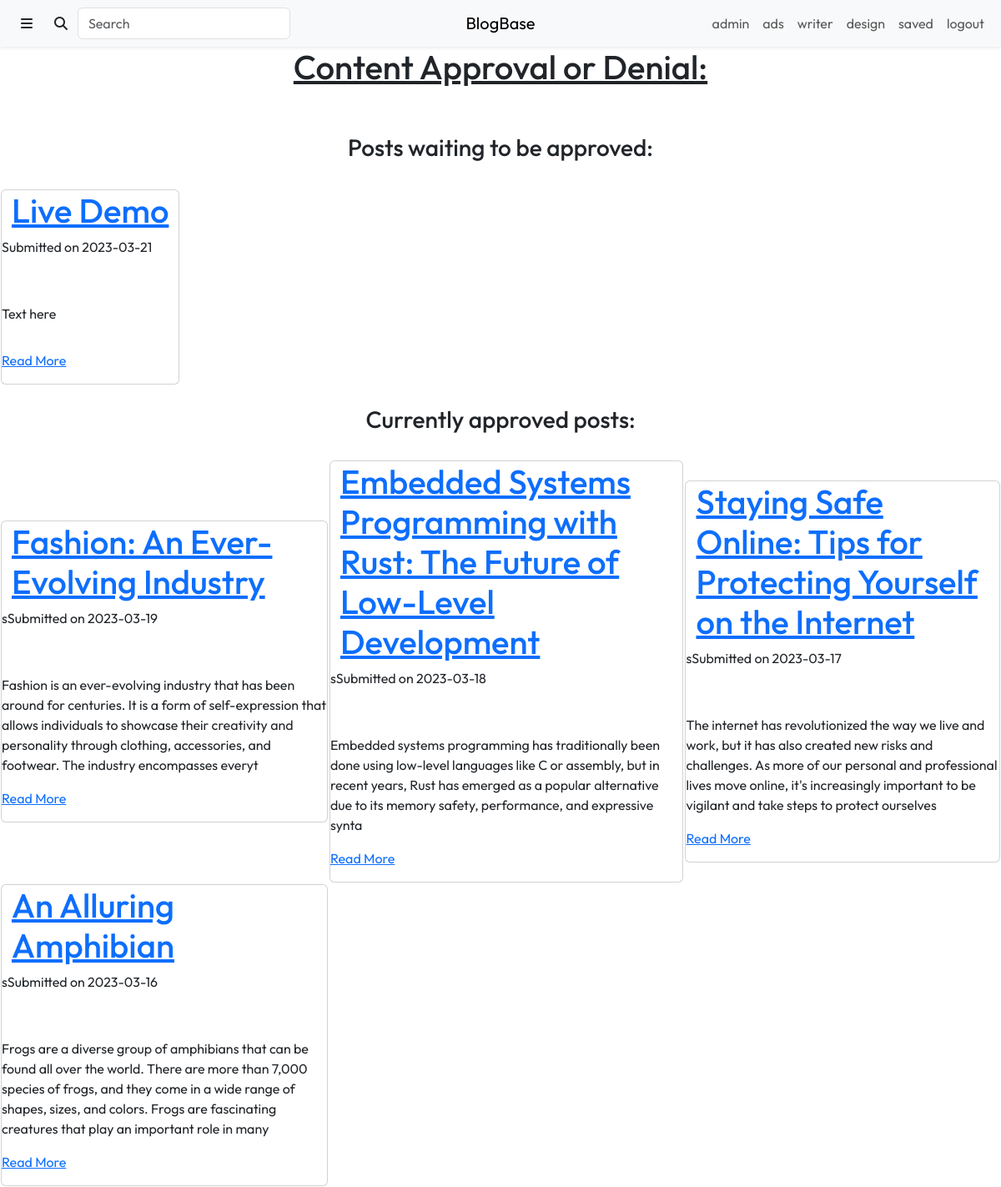
Before: /content/design_og.php (signed in) with the older database file.
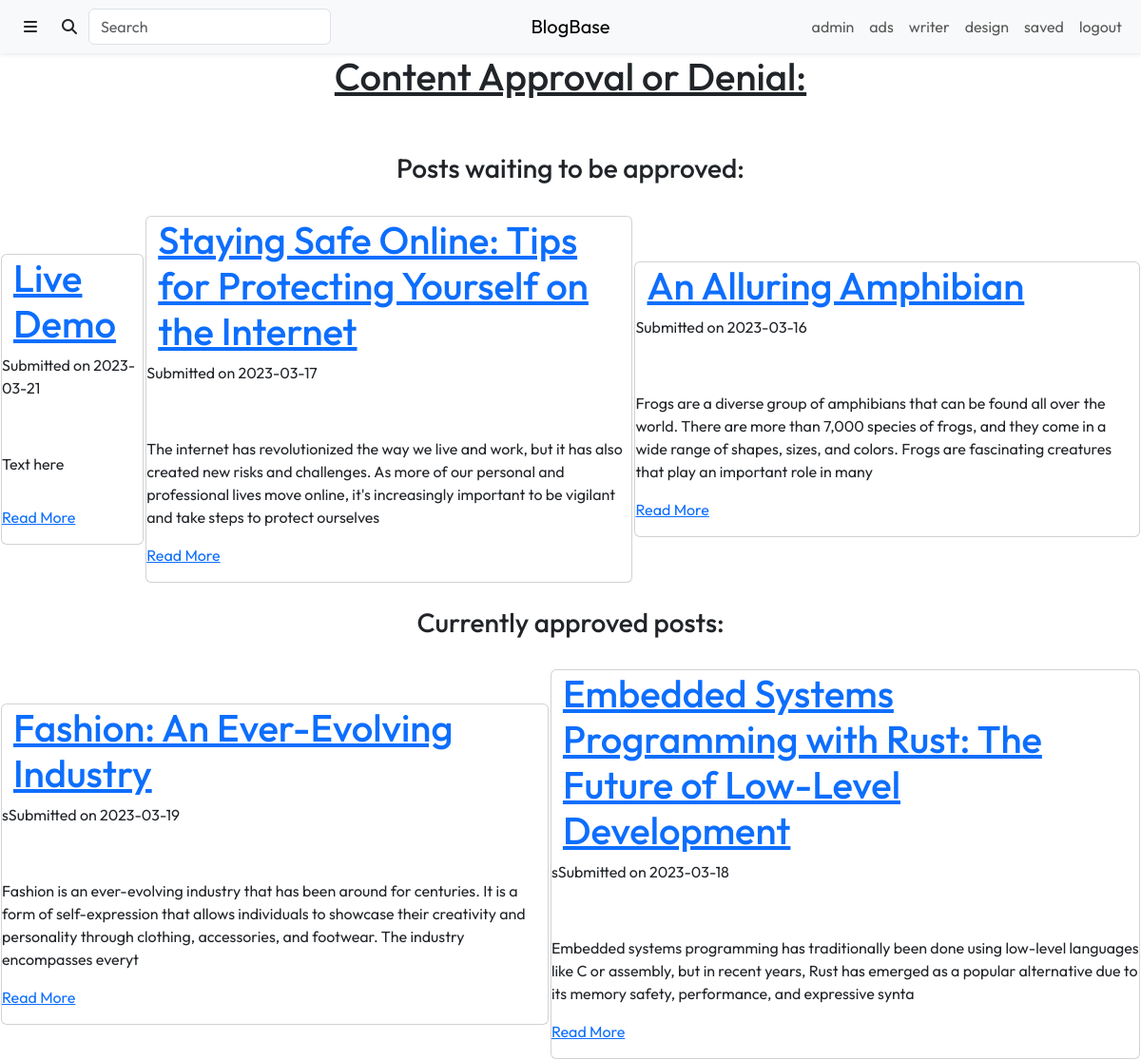
After: the same page with the newer database file.
### tables this page shows
CREATE TABLE `Articles` (
  `article_id` int(11) NOT NULL,
  `author_id` int(11) NOT NULL,
  `title` varchar(225) NOT NULL,
  `description` tinytext DEFAULT NULL,
  `lead_image` varchar(255) DEFAULT NULL,
  `content` longblob DEFAULT NULL,
  `submitted` tinyint(1) NOT NULL DEFAULT 0,
  `submit_date` date NOT NULL DEFAULT current_timestamp(),
  `approved` tinyint(1) NOT NULL DEFAULT 0,
  `click_number` int(11) NOT NULL DEFAULT 0
);

### include/user_info.inc.php (called while the page is built, shortened)
<?php
if (isset($_SESSION['username'])) {
    $user_query = "SELECT *
                   FROM Users
                   WHERE username = '" . $_SESSION['username'] . "';";
    $user_result = mysqli_query($con, $user_query);
    $user_info = $user_result->fetch_assoc();
}
?>

### content/design_og.php (the view, shortened to what this page needs)
<?php
require_once "../include/connect.inc.php";
include_once "../include/user_info.inc.php";
 ?>
<!DOCTYPE html>
<html lang="en">
    <head>
        <link rel="stylesheet" href="https://cdn.jsdelivr.net/npm/bootstrap@5.3.0-alpha1/dist/css/bootstrap.min.css">
        <link rel="stylesheet" href="https://cdnjs.cloudflare.com/ajax/libs/font-awesome/6.2.1/css/all.min.css">
        <link rel="stylesheet" href="./css/styles.css">
    </head>
    <body>
        <div class="header">
            <?php include "./views/header.php" ?>
        </div>
        <?php
        $current_user = $_SESSION['username'];
        $test_auth = "SELECT username
                      FROM `Users`
                      WHERE username = '$current_user' AND (admin = 1 OR designer = 1)";
        $help = $con->query($test_auth);
        if($help->num_rows > 0){
        ?>
            <center><h1><u>Content Approval or Denial:</u></h1></center>
            <br><br>
            <center><h3>Posts waiting to be approved:</h3></center>
            <br>
            <?php
            require_once "../include/connect.inc.php";
            try {
                $stmt = $con->query('SELECT article_id, title, description, submit_date
                                     FROM `Articles`
                                     WHERE approved = 0
                                     ORDER BY article_id DESC');
            ?>
                <table class="main-space">
                <?php
                if ($stmt->num_rows > 0) {
                    $stmt->fetch_assoc();
                    foreach($stmt as $row) {
                        echo "<center><td>";
                        echo '<div class="card">';
                        echo '<div class="container">';
                        echo '<h1><a href="./article.php?id=' . $row['article_id'] . '">' . $row['title'] . '</a></h1>';
                        echo '</div>';
                        echo '<p>Submitted on ' . $row['submit_date'] . '</p><br>';
                        echo '<p>' . $row['description'] . '</p>';
                        echo '<p><a href="./article.php?id=' . $row['article_id'] . '">Read More</a></p>';
                        echo '</div>';
                        echo "</td></center>";
                    }
                } else { ?>
                    <br><center><h5>There are no posts waiting to be approved</h5></center><br>
            <?php
                }
            }
            catch (PDOException $e) {
                echo $e->getMessage();
            }
            echo "</table>";
            ?>
           <br>
           <center><h3>Currently approved posts:</h3></center>
           <br>
            <?php
            try {
                $stmt = $con->query('SELECT article_id, title, description, submit_date
                                     FROM `Articles`
                                     WHERE approved = 1
                                     ORDER BY article_id DESC');
            ?>
                <table class="main-space">
                <?php
                if ($stmt->num_rows > 0) {
                    $stmt->fetch_assoc();
                    foreach ($stmt as $row) {
                        echo "<center><td>";
                        echo '<div class="card">';
                        echo '<div class="container">';
                        echo '<h1><a href="./article.php?id=' . $row['article_id'] . '">' . $row['title'] . '</a></h1>';
                        echo '</div>';
                        echo '<p>sSubmitted on ' . $row['submit_date'] . '</p><br>';
                        echo '<p>' . $row['description'] . '</p>';
                        echo '<p><a href="./article.php?id=' . $row['article_id'] . '">Read More</a></p>';
                        echo '</div>';
                        echo "</td></center>";
                    }
                } else { ?>
                    <br><center><h5>There are no posts that are currently approved</h5></center><br>
            <?php
                }
            }
            catch (PDOException $e) {
                echo $e->getMessage();
            }
            echo "</table>";
            ?>
        <?php
        }
        ?>
    </body>
</html>

### content/views/header.php (shortened to what this page needs)
<?php
include_once "../include/user_info.inc.php";
?>
<nav class="navbar navbar-expand-md bg-light shadow-sm">
     <div class="container-fluid">
        <div class="collapse navbar-collapse order-1 order-md-0 col-4" id="navbar-collapsed-menu">
            <ul class="navbar-nav me-auto">
                <li class="nav-item">
                    <a class="btn d-md-block d-none " data-bs-toggle="offcanvas" href="#offcanvas-sidebar" role="button" aria-controls="offcanvas-sidebar">
                        <span class="fa-solid fa-bars"></span>
                    </a>
                </li>
                <li class="nav-item">
                    <form method="get" action="./search.php" class="input-group rounded">
                        <button class="btn input-group-text rounded" type="submit">
                            <i class="fa-solid fa-search"></i>
                        </button>
                        <input class="form-control rounded" name="query" type="search" placeholder="Search" aria-label="Search">
                    </form >
                </li>
            </ul>
        </div>
            <a class="navbar-brand col-4 mx-auto text-center order-0 order-md-1" href="./index.php">BlogBase</a>
        <div class="collapse navbar-collapse order-2 col-4" id="navbar-collapsed-menu">
            <ul class="navbar-nav ms-auto">
                <?php if ($user_info['admin'] == true) { ?>
                <li class="nav-item">
                    <a class="nav-link" href="./admin.php">admin</a>
                </li>
                <?php } ?>
                <?php if ($user_info['advertiser'] == true) { ?>
                <li class="nav-item">
                    <a class="nav-link" href="./ads.php">ads</a>
                </li>
                <?php } ?>
                <?php if ($user_info['writer'] == true) { ?>
                <li class="nav-item">
                    <a class="nav-link" href="./writer.php">writer</a>
                </li>
                <?php } ?>
                <?php if ($user_info['designer'] == true) { ?>
                <li class="nav-item">
                    <a class="nav-link" href="./design.php">design</a>
                </li>
                <?php } ?>
                <?php if ($user_info['reader'] == true) { ?>
                <li class="nav-item">
                    <a class="nav-link" href="./saved.php">saved</a>
                </li>
                <li class="nav-item">
                    <a class="nav-link" href="../include/logout.inc.php">logout</a>
                </li>
                <?php } ?>
            </ul>
        </div>
    </div>
</nav>

### content/css/styles.css (style rules this page uses)
* { font-family: 'Outfit', sans-serif; }

Changed rows visible on the page:
changed articles "Staying Safe Online: Tips for Protecting Yourself on the Internet": moves from the list under "Currently approved posts:" to the list under "Posts waiting to be approved:"
changed articles "An Alluring Amphibian": moves from the list under "Currently approved posts:" to the list under "Posts waiting to be approved:"
